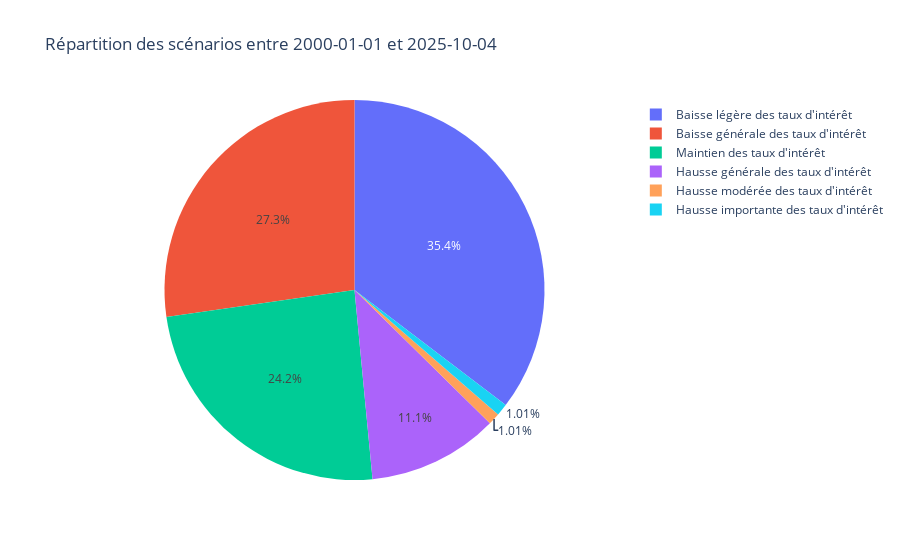

This figure's notebook cell:
### Code cell
start_date = '2000-01-01'
end_date = datetime.today().strftime('%Y-%m-%d')

filtered_data = merged_data[(merged_data['date'] >= start_date) & (merged_data['date'] <= end_date)]

scenario_counts = filtered_data['Scenario'].value_counts().reset_index()
scenario_counts.columns = ['Scenario', 'Count']

fig = px.pie(scenario_counts, values='Count', names='Scenario', title=f'Répartition des scénarios entre {start_date} et {end_date}')
fig.show()

### Figure 1 — Plotly figure (JSON) as saved in the notebook; plotly's stock layout.template omitted (floating-point values rounded to 4 significant figures)
{"data": [{"domain": {"x": [0, 1], "y": [0, 1]}, "hovertemplate": "Scenario=%{label}<br>Count=%{value}<extra></extra>", "labels": ["Baisse légère des taux d'intérêt", "Baisse générale des taux d'intérêt", "Maintien des taux d'intérêt", "Hausse générale des taux d'intérêt", "Hausse modérée des taux d'intérêt", "Hausse importante des taux d'intérêt"], "legendgroup": "", "name": "", "showlegend": true, "type": "pie", "values": [35, 27, 24, 11, 1, 1]}], "layout": {"legend": {"tracegroupgap": 0}, "title": {"text": "Répartition des scénarios entre 2000-01-01 et 2025-10-04"}}}
